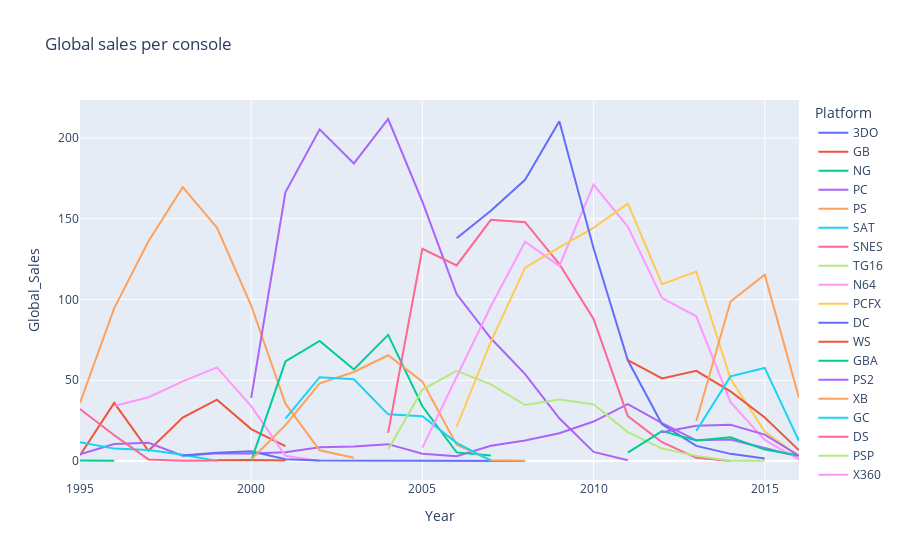

Notebook cell for this chart:
### Code cell
px.line(df_plat_sales[['Platform', 'Year', 'Global_Sales']], title='Global sales per console', x='Year', y='Global_Sales', color='Platform')

### Figure 1 — Plotly figure (JSON) as saved in the notebook; plotly's stock layout.template omitted (floating-point values rounded to 4 significant figures)
{"data": [{"hovertemplate": "Platform=3DO<br>Year=%{x}<br>Global_Sales=%{y}<extra></extra>", "legendgroup": "3DO", "line": {"color": "#636efa", "dash": "solid"}, "marker": {"symbol": "circle"}, "mode": "lines", "name": "3DO", "orientation": "v", "showlegend": true, "type": "scatter", "x": [1995], "xaxis": "x", "y": [0.08], "yaxis": "y"}, {"hovertemplate": "Platform=GB<br>Year=%{x}<br>Global_Sales=%{y}<extra></extra>", "legendgroup": "GB", "line": {"color": "#EF553B", "dash": "solid"}, "marker": {"symbol": "circle"}, "mode": "lines", "name": "GB", "orientation": "v", "showlegend": true, "type": "scatter", "x": [1995, 1996, 1997, 1998, 1999, 2000, 2001], "xaxis": "x", "y": [3.6, 36.02, 6.37, 26.9, 38.01, 19.76, 9.24], "yaxis": "y"}, {"hovertemplate": "Platform=NG<br>Year=%{x}<br>Global_Sales=%{y}<extra></extra>", "legendgroup": "NG", "line": {"color": "#00cc96", "dash": "solid"}, "marker": {"symbol": "circle"}, "mode": "lines", "name": "NG", "orientation": "v", "showlegend": true, "type": "scatter", "x": [1995, 1996], "xaxis": "x", "y": [0.33, 0.1], "yaxis": "y"}, {"hovertemplate": "Platform=PC<br>Year=%{x}<br>Global_Sales=%{y}<extra></extra>", "legendgroup": "PC", "line": {"color": "#ab63fa", "dash": "solid"}, "marker": {"symbol": "circle"}, "mode": "lines", "name": "PC", "orientation": "v", "showlegend": true, "type": "scatter", "x": [1995, 1996, 1997, 1998, 1999, 2000, 2001, 2002, 2003, 2004, 2005, 2006, 2007, 2008, 2009, 2010, 2011, 2012, 2013, 2014, 2015, 2016], "xaxis": "x", "y": [4.23, 10.59, 11.26, 3.28, 4.75, 4.68, 5.51, 8.6, 8.96, 10.46, 4.47, 2.97, 9.4, 12.67, 17.16, 24.46, 35.25, 23.53, 12.83, 13.39, 8.07, 2.6], "yaxis": "y"}, {"hovertemplate": "Platform=PS<br>Year=%{x}<br>Global_Sales=%{y}<extra></extra>", "legendgroup": "PS", "line": {"color": "#FFA15A", "dash": "solid"}, "marker": {"symbol": "circle"}, "mode": "lines", "name": "PS", "orientation": "v", "showlegend": true, "type": "scatter", "x": [1995, 1996, 1997, 1998, 1999, 2000, 2001, 2002, 2003], "xaxis": "x", "y": [35.92, 94.68, 136.1, 169.6, 144.6, 96.28, 35.52, 6.69, 2.05], "yaxis": "y"}, {"hovertemplate": "Platform=SAT<br>Year=%{x}<br>Global_Sales=%{y}<extra></extra>", "legendgroup": "SAT", "line": {"color": "#19d3f3", "dash": "solid"}, "marker": {"symbol": "circle"}, "mode": "lines", "name": "SAT", "orientation": "v", "showlegend": true, "type": "scatter", "x": [1995, 1996, 1997, 1998, 1999], "xaxis": "x", "y": [11.58, 7.69, 6.77, 3.82, 0.09], "yaxis": "y"}, {"hovertemplate": "Platform=SNES<br>Year=%{x}<br>Global_Sales=%{y}<extra></extra>", "legendgroup": "SNES", "line": {"color": "#FF6692", "dash": "solid"}, "marker": {"symbol": "circle"}, "mode": "lines", "name": "SNES", "orientation": "v", "showlegend": true, "type": "scatter", "x": [1995, 1996, 1997, 1998, 1999], "xaxis": "x", "y": [32.21, 15.93, 0.99, 0.22, 0.26], "yaxis": "y"}, {"hovertemplate": "Platform=TG16<br>Year=%{x}<br>Global_Sales=%{y}<extra></extra>", "legendgroup": "TG16", "line": {"color": "#B6E880", "dash": "solid"}, "marker": {"symbol": "circle"}, "mode": "lines", "name": "TG16", "orientation": "v", "showlegend": true, "type": "scatter", "x": [1995], "xaxis": "x", "y": [0.16], "yaxis": "y"}, {"hovertemplate": "Platform=N64<br>Year=%{x}<br>Global_Sales=%{y}<extra></extra>", "legendgroup": "N64", "line": {"color": "#FF97FF", "dash": "solid"}, "marker": {"symbol": "circle"}, "mode": "lines", "name": "N64", "orientation": "v", "showlegend": true, "type": "scatter", "x": [1996, 1997, 1998, 1999, 2000, 2001, 2002], "xaxis": "x", "y": [34.11, 39.51, 49.28, 57.96, 34.01, 3.26, 0.08], "yaxis": "y"}, {"hovertemplate": "Platform=PCFX<br>Year=%{x}<br>Global_Sales=%{y}<extra></extra>", "legendgroup": "PCFX", "line": {"color": "#FECB52", "dash": "solid"}, "marker": {"symbol": "circle"}, "mode": "lines", "name": "PCFX", "orientation": "v", "showlegend": true, "type": "scatter", "x": [1996], "xaxis": "x", "y": [0.03], "yaxis": "y"}, {"hovertemplate": "Platform=DC<br>Year=%{x}<br>Global_Sales=%{y}<extra></extra>", "legendgroup": "DC", "line": {"color": "#636efa", "dash": "solid"}, "marker": {"symbol": "circle"}, "mode": "lines", "name": "DC", "orientation": "v", "showlegend": true, "type": "scatter", "x": [1998, 1999, 2000, 2001, 2002, 2007, 2008], "xaxis": "x", "y": [3.39, 5.17, 5.99, 1.07, 0.29, 0.02, 0.04], "yaxis": "y"}, {"hovertemplate": "Platform=WS<br>Year=%{x}<br>Global_Sales=%{y}<extra></extra>", "legendgroup": "WS", "line": {"color": "#EF553B", "dash": "solid"}, "marker": {"symbol": "circle"}, "mode": "lines", "name": "WS", "orientation": "v", "showlegend": true, "type": "scatter", "x": [1999, 2000, 2001], "xaxis": "x", "y": [0.46, 0.68, 0.28], "yaxis": "y"}, {"hovertemplate": "Platform=GBA<br>Year=%{x}<br>Global_Sales=%{y}<extra></extra>", "legendgroup": "GBA", "line": {"color": "#00cc96", "dash": "solid"}, "marker": {"symbol": "circle"}, "mode": "lines", "name": "GBA", "orientation": "v", "showlegend": true, "type": "scatter", "x": [2000, 2001, 2002, 2003, 2004, 2005, 2006, 2007], "xaxis": "x", "y": [0.06, 61.62, 74.38, 56.73, 78.09, 33.9, 5.35, 3.43], "yaxis": "y"}, {"hovertemplate": "Platform=PS2<br>Year=%{x}<br>Global_Sales=%{y}<extra></extra>", "legendgroup": "PS2", "line": {"color": "#ab63fa", "dash": "solid"}, "marker": {"symbol": "circle"}, "mode": "lines", "name": "PS2", "orientation": "v", "showlegend": true, "type": "scatter", "x": [2000, 2001, 2002, 2003, 2004, 2005, 2006, 2007, 2008, 2009, 2010, 2011], "xaxis": "x", "y": [39.11, 166.4, 205.4, 184.3, 211.8, 160.7, 103.4, 76, 53.83, 26.45, 5.63, 0.47], "yaxis": "y"}, {"hovertemplate": "Platform=XB<br>Year=%{x}<br>Global_Sales=%{y}<extra></extra>", "legendgroup": "XB", "line": {"color": "#FFA15A", "dash": "solid"}, "marker": {"symbol": "circle"}, "mode": "lines", "name": "XB", "orientation": "v", "showlegend": true, "type": "scatter", "x": [2000, 2001, 2002, 2003, 2004, 2005, 2006, 2007, 2008], "xaxis": "x", "y": [0.99, 22.24, 48.15, 55.16, 65.5, 49.17, 10.15, 0.55, 0.18], "yaxis": "y"}, {"hovertemplate": "Platform=GC<br>Year=%{x}<br>Global_Sales=%{y}<extra></extra>", "legendgroup": "GC", "line": {"color": "#19d3f3", "dash": "solid"}, "marker": {"symbol": "circle"}, "mode": "lines", "name": "GC", "orientation": "v", "showlegend": true, "type": "scatter", "x": [2001, 2002, 2003, 2004, 2005, 2006, 2007], "xaxis": "x", "y": [26.3, 51.93, 50.66, 28.89, 27.8, 11.29, 0.27], "yaxis": "y"}, {"hovertemplate": "Platform=DS<br>Year=%{x}<br>Global_Sales=%{y}<extra></extra>", "legendgroup": "DS", "line": {"color": "#FF6692", "dash": "solid"}, "marker": {"symbol": "circle"}, "mode": "lines", "name": "DS", "orientation": "v", "showlegend": true, "type": "scatter", "x": [2004, 2005, 2006, 2007, 2008, 2009, 2010, 2011, 2012, 2013, 2014], "xaxis": "x", "y": [17.46, 131.4, 121.2, 149.4, 147.9, 122.0, 87.98, 27.8, 11.64, 1.96, 0.02], "yaxis": "y"}, {"hovertemplate": "Platform=PSP<br>Year=%{x}<br>Global_Sales=%{y}<extra></extra>", "legendgroup": "PSP", "line": {"color": "#B6E880", "dash": "solid"}, "marker": {"symbol": "circle"}, "mode": "lines", "name": "PSP", "orientation": "v", "showlegend": true, "type": "scatter", "x": [2004, 2005, 2006, 2007, 2008, 2009, 2010, 2011, 2012, 2013, 2014, 2015], "xaxis": "x", "y": [7.13, 44.23, 55.85, 47.48, 34.68, 38.07, 35.11, 17.89, 7.72, 3.19, 0.24, 0.12], "yaxis": "y"}, {"hovertemplate": "Platform=X360<br>Year=%{x}<br>Global_Sales=%{y}<extra></extra>", "legendgroup": "X360", "line": {"color": "#FF97FF", "dash": "solid"}, "marker": {"symbol": "circle"}, "mode": "lines", "name": "X360", "orientation": "v", "showlegend": true, "type": "scatter", "x": [2005, 2006, 2007, 2008, 2009, 2010, 2011, 2012, 2013, 2014, 2015, 2016], "xaxis": "x", "y": [8.32, 51.88, 95.84, 135.8, 120.8, 171.1, 145.1, 100.9, 89.61, 36.42, 13.05, 0.83], "yaxis": "y"}, {"hovertemplate": "Platform=PS3<br>Year=%{x}<br>Global_Sales=%{y}<extra></extra>", "legendgroup": "PS3", "line": {"color": "#FECB52", "dash": "solid"}, "marker": {"symbol": "circle"}, "mode": "lines", "name": "PS3", "orientation": "v", "showlegend": true, "type": "scatter", "x": [2006, 2007, 2008, 2009, 2010, 2011, 2012, 2013, 2014, 2015, 2016], "xaxis": "x", "y": [21.07, 73.81, 119.7, 132.3, 144.4, 159.4, 109.5, 117.4, 50.96, 18.22, 2.59], "yaxis": "y"}, {"hovertemplate": "Platform=Wii<br>Year=%{x}<br>Global_Sales=%{y}<extra></extra>", "legendgroup": "Wii", "line": {"color": "#636efa", "dash": "solid"}, "marker": {"symbol": "circle"}, "mode": "lines", "name": "Wii", "orientation": "v", "showlegend": true, "type": "scatter", "x": [2006, 2007, 2008, 2009, 2010, 2011, 2012, 2013, 2014, 2015], "xaxis": "x", "y": [137.9, 155.0, 174.2, 210.4, 131.8, 62.41, 22.77, 9.36, 4.44, 1.55], "yaxis": "y"}, {"hovertemplate": "Platform=3DS<br>Year=%{x}<br>Global_Sales=%{y}<extra></extra>", "legendgroup": "3DS", "line": {"color": "#EF553B", "dash": "solid"}, "marker": {"symbol": "circle"}, "mode": "lines", "name": "3DS", "orientation": "v", "showlegend": true, "type": "scatter", "x": [2011, 2012, 2013, 2014, 2015, 2016], "xaxis": "x", "y": [62.53, 51.14, 55.88, 43.14, 26.99, 6.6], "yaxis": "y"}, {"hovertemplate": "Platform=PSV<br>Year=%{x}<br>Global_Sales=%{y}<extra></extra>", "legendgroup": "PSV", "line": {"color": "#00cc96", "dash": "solid"}, "marker": {"symbol": "circle"}, "mode": "lines", "name": "PSV", "orientation": "v", "showlegend": true, "type": "scatter", "x": [2011, 2012, 2013, 2014, 2015, 2016], "xaxis": "x", "y": [5.15, 18.53, 12.69, 14.74, 7.1, 3.4], "yaxis": "y"}, {"hovertemplate": "Platform=WiiU<br>Year=%{x}<br>Global_Sales=%{y}<extra></extra>", "legendgroup": "WiiU", "line": {"color": "#ab63fa", "dash": "solid"}, "marker": {"symbol": "circle"}, "mode": "lines", "name": "WiiU", "orientation": "v", "showlegend": true, "type": "scatter", "x": [2012, 2013, 2014, 2015, 2016], "xaxis": "x", "y": [17.84, 21.84, 22.51, 16.38, 3.29], "yaxis": "y"}, {"hovertemplate": "Platform=PS4<br>Year=%{x}<br>Global_Sales=%{y}<extra></extra>", "legendgroup": "PS4", "line": {"color": "#FFA15A", "dash": "solid"}, "marker": {"symbol": "circle"}, "mode": "lines", "name": "PS4", "orientation": "v", "showlegend": true, "type": "scatter", "x": [2013, 2014, 2015, 2016], "xaxis": "x", "y": [24.76, 98.76, 115.3, 39.25], "yaxis": "y"}, {"hovertemplate": "Platform=XOne<br>Year=%{x}<br>Global_Sales=%{y}<extra></extra>", "legendgroup": "XOne", "line": {"color": "#19d3f3", "dash": "solid"}, "marker": {"symbol": "circle"}, "mode": "lines", "name": "XOne", "orientation": "v", "showlegend": true, "type": "scatter", "x": [2013, 2014, 2015, 2016], "xaxis": "x", "y": [18.6, 52.43, 57.66, 12.37], "yaxis": "y"}], "layout": {"legend": {"title": {"text": "Platform"}, "tracegroupgap": 0}, "title": {"text": "Global sales per console"}, "xaxis": {"anchor": "y", "domain": [0, 1], "title": {"text": "Year"}}, "yaxis": {"anchor": "x", "domain": [0, 1], "title": {"text": "Global_Sales"}}}}
